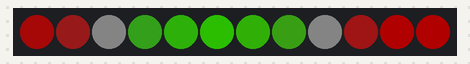
Bench run of a sketch on a simulated Arduino Uno, built with avr-gcc and run on an emulated ATmega328P. On the bench: 12 RGB LEDs in strip order, left to right. Dim RGB values are drawn brighter than linear.

Above: at 0.01 s.
At 0.46 s:
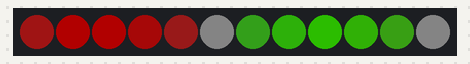
At 0.92 s:
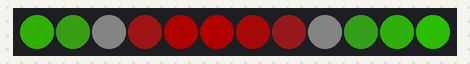

The sketch:

gecko_painting.ino
```cpp
#include <FastLED.h>


CRGB leds[12];
int count = 0;

void setup() {
  // put your setup code here, to run once:
  FastLED.addLeds<WS2812B, 13, GRB>(leds, 12);
  CHSV red = CHSV(0, 255, 120);
  CHSV green = CHSV(86, 255, 150);
  CHSV white = CHSV(0, 0, 40);
  paint(red, white, 0, 3);
  paint(white, green, 3, 6);
  paint(green, white, 6, 9);
  paint(white, red, 9, 11);
}

void loop() {
  rotate();
  FastLED.show();
  delay(50);

}

/*
    Paint a smooth gradation from one HSV value to another, copes with negative ranges.
*/
void paint(CHSV a, CHSV b, int led_a, int led_b) {
  int delta = 1;
  int start_index = led_a;
  int end_index = led_b;
  if (led_a > led_b) {
    start_index = led_b;
    end_index = led_a;
  }
  leds[led_a] = a;
  leds[led_b] = b;
  for (int led = start_index + 1; led < end_index; led++) {
    uint8_t fraction = map(led, start_index, end_index, 0, 255);
    CRGB colour = CRGB(lerp8by8(leds[start_index].r, leds[end_index].r, fraction),
                       lerp8by8(leds[start_index].g, leds[end_index].g, fraction),
                       lerp8by8(leds[start_index].b, leds[end_index].b, fraction)) ;
    leds[led] = colour;
  }
}

/*
   Rotate all the LEDs around one, so moves the colour on LED n to LED n-1, with LED 11 taking LED 0's colour
*/
void rotate() {
  CRGB colour_0 = leds[0];
  for (int i = 0; i < 11; i++) {
    leds[i] = leds[i + 1];
  }
  leds[11] = colour_0;
}

/*
   Shift in a colour, pushing all other ones down the gecko
*/
void cycle(CHSV newValue) {
  for (int i = 0; i < 11; i++) {
    leds[i] = leds[i + 1];
  }
  leds[11] = newValue;
}
```

Measured:
- by itself, everything shown: repeats every 0.61 s, in 12 steps
